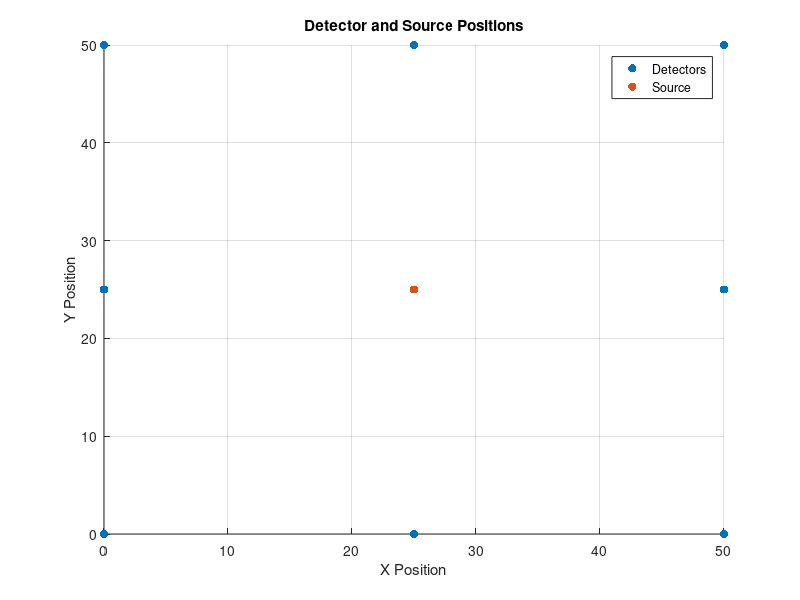

Here is the MATLAB script that generated this plot: (Note: this script raises an error after producing the figure.)
% Only clear the 'cfg' variable to avoid clearing other data
clear
clear cfg cfgs
clc

% Define the volume size
volume_size = [50, 50, 5];
cfg.nphoton = 5e7;
cfg.vol = uint8(ones(volume_size)); % Detector field of view (FOV)
cfg.srcpos = [25, 25, 1]; % Source position at the center
cfg.unitinmm = 0.1; % Unit size in mm
cfg.srcdir = [0, 0, 1];
cfg.gpuid = 1;
cfg.autopilot = 1;
cfg.issrcfrom0 = 0;
cfg.prop = [0 0 1 1; 0.02 1 1.34 0.81]; % [mua, mus, næ, g]
cfg.tstart = 0;
cfg.tend = 100e-9;
cfg.tstep = 100e-10;
cfg.seed = 29012392;

%%
% Define the detector grid parameters
grid_size = [3, 3]; % [number of detectors along x, number of detectors along y]
detector_radius = 2; % radius of each detector

% Select whether to use manual spacing
use_manual_spacing = 1; % Set this to 1 for manual, 0 for automatic

if use_manual_spacing
    % Manually set the spacing
    spacing_x_manual = 25; % Manually set the spacing in x direction
    spacing_y_manual = 25; % Manually set the spacing in y direction

    % Check if manual spacing exceeds volume size
    max_extent_x = cfg.srcpos(1) + (grid_size(1)-1)/2 * spacing_x_manual;
    max_extent_y = cfg.srcpos(2) + (grid_size(2)-1)/2 * spacing_y_manual;

    if max_extent_x > volume_size(1) || max_extent_y > volume_size(2)
        error('Manual spacing exceeds volume size. Please adjust the spacing or grid size.');
    end

    % Generate detector positions manually around the source point
    [det_x_manual, det_y_manual] = meshgrid(-floor(grid_size(1)/2):floor(grid_size(1)/2), -floor(grid_size(2)/2):floor(grid_size(2)/2));
    det_x_manual = det_x_manual * spacing_x_manual + cfg.srcpos(1);
    det_y_manual = det_y_manual * spacing_y_manual + cfg.srcpos(2);

    % Create detector positions and remove the source position
    detpos = [det_x_manual(:), det_y_manual(:), zeros(numel(det_x_manual), 1), repmat(detector_radius, numel(det_x_manual), 1)];
    is_source = (detpos(:, 1) == cfg.srcpos(1)) & (detpos(:, 2) == cfg.srcpos(2));
    detpos_filtered = detpos(~is_source, :);
else
    % Automatically calculate the spacing based on grid size and source point
    spacing_x_auto = floor(volume_size(1) / (grid_size(1) + 1));
    spacing_y_auto = floor(volume_size(2) / (grid_size(2) + 1));

    % Check if automatic spacing exceeds volume size
    max_extent_x = cfg.srcpos(1) + (grid_size(1)-1)/2 * spacing_x_auto;
    max_extent_y = cfg.srcpos(2) + (grid_size(2)-1)/2 * spacing_y_auto;

    if max_extent_x > volume_size(1) || max_extent_y > volume_size(2)
        error('Automatic spacing exceeds volume size. Please adjust the grid size or source position.');
    end

    % Generate detector positions automatically around the source point
    [det_x_auto, det_y_auto] = meshgrid(-floor(grid_size(1)/2):floor(grid_size(1)/2), -floor(grid_size(2)/2):floor(grid_size(2)/2));
    det_x_auto = det_x_auto * spacing_x_auto + cfg.srcpos(1);
    det_y_auto = det_y_auto * spacing_y_auto + cfg.srcpos(2);

    % Create detector positions and remove the source position
    detpos = [det_x_auto(:), det_y_auto(:), zeros(numel(det_x_auto), 1), repmat(detector_radius, numel(det_x_auto), 1)];
    is_source = (detpos(:, 1) == cfg.srcpos(1)) & (detpos(:, 2) == cfg.srcpos(2));
    detpos_filtered = detpos(~is_source, :);
end

cfg.detpos = detpos_filtered;

% Display the number of detectors generated
disp(['Number of detectors: ', num2str(size(detpos_filtered, 1))]);

% Plot detector positions
figure;
scatter(detpos_filtered(:, 1), detpos_filtered(:, 2), 'filled', 'b'); % Detectors in blue
hold on;
scatter(cfg.srcpos(1), cfg.srcpos(2), 'filled', 'r'); % Source in red
title('Detector and Source Positions');
xlabel('X Position');
ylabel('Y Position');
grid on;
axis([0 volume_size(1) 0 volume_size(2)]);
legend('Detectors', 'Source', 'Location', 'best');

%%
% Simulation loop
d_p = size(detpos_filtered, 1); % Number of detector positions 
ms = double.empty;

tic
for q = 1:d_p
    cfg.detpos = detpos_filtered(q, :);

    % Run the first MCX simulation
    [flux, detp, vol, seeds] = mcxcl(cfg);

    % Ensure correct seed data is passed for the second simulation
    newcfg = cfg;
    newcfg.seed = seeds.data;
    newcfg.outputtype = 'jacobian';
    newcfg.detphotons = detp.data;
    [flux2, detp2, vol2, seeds2] = mcxlab(newcfg);

    % Calculate the sensitivity matrix for this detector position
    jac = sum(flux2.data, 4);
    ms = [ms; sens(jac)]; % Sensitivity matrix
end
toc

%%
% % Display the results
% figure; 
% a_vx = 25 * 25; % FOV area
% for z = 1:a_vx
%     test = reshape(ms(z, :), 25, 25, 5);
%     imagesc(log10(abs(squeeze(test(:, :, 1))))); colorbar
%     pause(0.05)
% end

%%
cfg.ms = ms;

% ms = cfg.ms;
% b  = cfg.b;

% Save the configuration data
% save('config_data.mat', 'cfg');

%% Create Sensitivity Matrix%
function m3 = sens(jac)
    vx = 25; % source location
    k = 0;

    for j = 1:min(vx, size(jac, 2))
        for i = 1:min(vx, size(jac, 1))
            m1 = jac(i:min(vx+i-1, size(jac, 1)), ...
                     j:min(vx+j-1, size(jac, 2)), ...
                     1:min(5, size(jac, 3)), 1);
            volm1 = size(m1, 1) * size(m1, 2) * size(m1, 3);
            m2 = reshape(m1, [], volm1);
            k = k + 1;
            m3(k, :) = m2; 
        end
    end
end
